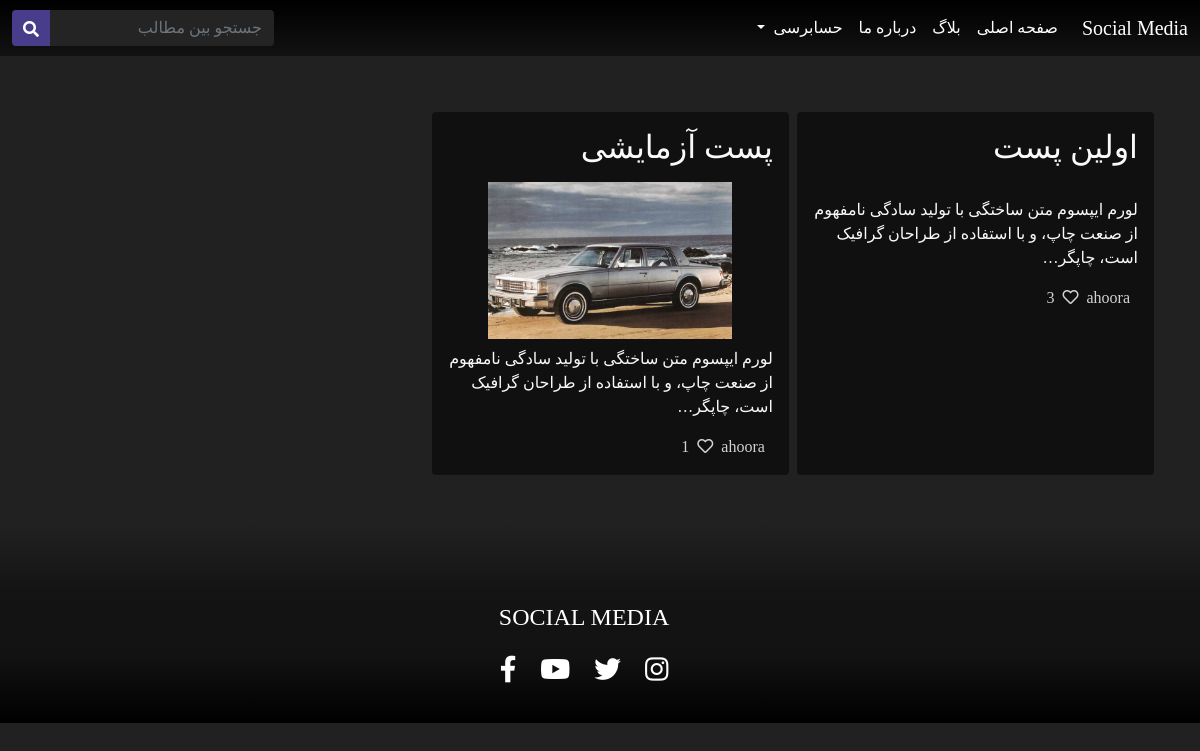
/posts/, run on the app's committed database.
### posts/models.py (models this page shows, shortened)
class Post(models.Model):
    title = models.CharField(max_length=200)
    slug = models.SlugField()
    description = models.TextField()
    picture = models.ImageField(blank=True, null=True, default=None, upload_to=upload_path)
    likes = models.ManyToManyField(settings.AUTH_USER_MODEL, blank=True, related_name='likes')
    author = models.ForeignKey(settings.AUTH_USER_MODEL, on_delete=models.CASCADE)
    created_date = models.DateTimeField(default=datetime.utcnow())

### users/models.py (models this page shows, shortened)
class CustomUserModel(AbstractUser):
    phone_number = models.CharField(max_length=11, blank=True, null=True)

### posts/views.py (the view)
# urls.py: path('', PostListView.as_view(), name='post_list_url'),
class PostListView(View):
    def get(self, request):
        search_query = request.GET.get('search')
        if search_query:
            posts = Post.objects.filter(Q(title__icontains=search_query) | Q(description__icontains=search_query))
        else:
            posts = Post.objects.all()
        return render(request, 'posts/post_list.html', {'posts':posts})

### templates/posts/post_list.html (shortened to what this page needs)
{% extends 'base.html' %}
{% block content %}
    <div class="d-block pb-5 mt-5">
        <div class="container-lg container-fluid">
            <div class="d-lg-flex justfiy-content-center flex-lg-wrap">
                {% for post in posts %}
                    <div class="col-lg-4 col-md-12 text-light bg-dark rounded mx-1 p-3 mt-lg-2 dark-text-box">
                        <h2>{{ post.title }}</h2>
                        {% if post.picture %}
                            <CENTER>
                            <img src="{{ post.picture.url }}" class="w-75 mx-4 mb-2 mt-2" alt="">
                            </CENTER>
                        {% endif %}
                        <p>{{ post.description|truncatechars:100 }}</p>
                        <div class="d-flex">
                            <span class="ml-3" style="color: lightgray; margin-right: 8px">{{ post.author.username }}</span>
                            {% if request.user in post.likes.all %}
                                <a href="{% url 'like_url' post.id %}"><span class="ml-3" style="color: lightgray; margin-right: 8px"><i class="fas fa-heart"></i></span></a>
                                {% else %}
                                <a href="{% url 'like_url' post.id %}"><span class="ml-3" style="color: lightgray; margin-right: 8px"><i class="far fa-heart"></i></span></a>
                            {% endif %}
                            <span class="ml-3" style="color: lightgray; margin-right: 8px">{{ post.likes.count }}</span>
                        </div>
                    </div>
                {% endfor %}
            </div>
        </div>
    </div>
{% endblock %}

### templates/base.html (shortened to what this page needs)
{% load static %}
<!DOCTYPE html>
<html lang="en">
<head>
<link rel="stylesheet" href="{% static 'css/bootstrap.rtl.min.css' %}">
<link rel="stylesheet" href="https://cdnjs.cloudflare.com/ajax/libs/font-awesome/5.15.2/css/all.min.css">
<link rel="stylesheet" href="{% static 'style.css' %}">
</head>
<body>
    <header class="header-customized">
     <nav class="navbar navbar-expand-lg navbar-customized">
        <div class="container-fluid">
          <a class="navbar-brand" href="#">Social Media</a>
          <div class="collapse navbar-collapse" id="navbarSupportedContent">
            <ul class="navbar-nav me-auto mb-2 mb-lg-0">
              <li class="nav-item">
                <a class="nav-link active" aria-current="page" href="#">صفحه اصلی</a>
              </li>
              <li class="nav-item">
                <a class="nav-link active" aria-current="page" href="#">بلاگ</a>
              </li>
              <li class="nav-item">
                <a class="nav-link" href="#">درباره ما</a>
              </li>
              <li class="nav-item dropdown">
                <a class="nav-link dropdown-toggle" href="#" id="navbarDropdown" role="button" data-bs-toggle="dropdown" aria-expanded="false">
                  حسابرسی
                </a>
              </li>
            </ul>
            <form class="d-flex">
              <input class="form-control search-form me-2" type="search" placeholder="جستجو بین مطالب" aria-label="Search">
              <button class="btn btn-search" type="submit">
                <i class="fas fa-search"></i>
              </button>
            </form>
          </div>
        </div>
      </nav>
    </header>
   {% block content %}
   {% endblock %}
    <footer class="align-items-end">
      <div class="footer-ex">
        <ul>
        <h4>SOCIAL MEDIA</h4>
          <li><a href="#"><i class="fab fa-instagram"></i></a></li>
          <li><a href="#"><i class="fab fa-twitter"></i></a></li>
          <li><a href="#"><i class="fab fa-youtube"></i></a></li>
          <li><a href="#"><i class="fab fa-facebook-f"></i></a></li>
        </ul>
      </div>
    </footer>
</body>
</html>

### statics/static/style.css (style rules this page uses)
* { margin: 0px; padding: 0px; font-family: 'vazir' }
body { background-color: #212121; direction: rtl; }
.navbar-customized { background-image: linear-gradient(to bottom, #000000, #121212); position: sticky; top: 0; }
.search-form { background-color: #242424; border: solid 0.1px #242424; color: darkgray; margin: 0px !important; border-top-left-radius: 0px !important; border-bottom-left-radius: 0px !important; }
.btn-search { margin: 0px !important; background-color: #483d8b; color: white !important; margin: 0px !important; padding: 6px 10px 3px 10px !important; border-top-right-radius: 0px !important; border-bottom-right-radius: 0px !important; transition: all 0.2s; }
.bg-dark { background-color: #101010 !important; }
.form-control { background-color: #242424 !important; color: darkgray; border: none; color: #f8f8f8 !important; }
.navbar a { color: white; }
.footer-ex { background-image: linear-gradient(to bottom, #212121, #141414, #121212, #000000); width: 100%; height: 200px; bottom: 0; padding-top: 5rem; text-align: center; color: white; font-weight: 1800; }
.footer-ex ul { display: block; }
.footer-ex ul li { padding: 10px; display: inline-block; }
.footer-ex ul li a { text-decoration: none; color: white; font-size: 20pt; }

### templates/posts/post_list.html (style rules this page uses)
@media only screen and (min-width: 1024px) { .col-lg-4 { width: 32% !important; } }

### data on the page
Post: title "اولین پست", description "لورم ایپسوم متن ساختگی با تولید سادگی نامفهوم از صنعت چاپ، و با استفاده از طراحان گرافیک است، چاپگر…", author.username "ahoora", likes.count "3"
Post: title "پست آزمایشی", picture (picture), description "لورم ایپسوم متن ساختگی با تولید سادگی نامفهوم از صنعت چاپ، و با استفاده از طراحان گرافیک است، چاپگر…", author.username "ahoora", likes.count "1"
